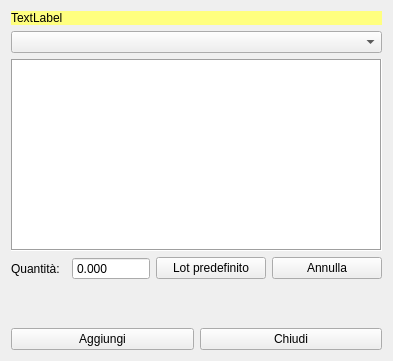
<?xml version="1.0" encoding="UTF-8"?>
<ui version="4.0">
 <class>HAddLotInProduction</class>
 <widget class="QWidget" name="HAddLotInProduction">
  <property name="windowModality">
   <enum>Qt::WindowModal</enum>
  </property>
  <property name="geometry">
   <rect>
    <x>0</x>
    <y>0</y>
    <width>393</width>
    <height>361</height>
   </rect>
  </property>
  <property name="windowTitle">
   <string>Aggiungi componente</string>
  </property>
  <layout class="QVBoxLayout" name="verticalLayout">
   <item>
    <widget class="QLabel" name="lbDesc">
     <property name="styleSheet">
      <string notr="true">background-color: rgb(255, 255, 127);</string>
     </property>
     <property name="text">
      <string>TextLabel</string>
     </property>
    </widget>
   </item>
   <item>
    <widget class="QComboBox" name="cbLastLots"/>
   </item>
   <item>
    <layout class="QHBoxLayout" name="horizontalLayout_3"/>
   </item>
   <item>
    <widget class="QListView" name="lvLastLots">
     <property name="font">
      <font>
       <pointsize>11</pointsize>
      </font>
     </property>
     <property name="frameShape">
      <enum>QFrame::Box</enum>
     </property>
     <property name="editTriggers">
      <set>QAbstractItemView::NoEditTriggers</set>
     </property>
     <property name="alternatingRowColors">
      <bool>true</bool>
     </property>
     <property name="selectionBehavior">
      <enum>QAbstractItemView::SelectRows</enum>
     </property>
    </widget>
   </item>
   <item>
    <layout class="QHBoxLayout" name="horizontalLayout">
     <item>
      <widget class="QLabel" name="label">
       <property name="text">
        <string>Quantità:</string>
       </property>
      </widget>
     </item>
     <item>
      <widget class="QDoubleSpinBox" name="dsbQt">
       <property name="inputMethodHints">
        <set>Qt::ImhDigitsOnly|Qt::ImhFormattedNumbersOnly</set>
       </property>
       <property name="buttonSymbols">
        <enum>QAbstractSpinBox::NoButtons</enum>
       </property>
       <property name="specialValueText">
        <string/>
       </property>
       <property name="showGroupSeparator" stdset="0">
        <bool>true</bool>
       </property>
       <property name="decimals">
        <number>3</number>
       </property>
       <property name="maximum">
        <double>10000000.000000000000000</double>
       </property>
       <property name="value">
        <double>0.000000000000000</double>
       </property>
      </widget>
     </item>
     <item>
      <widget class="QPushButton" name="pbDefaultLot">
       <property name="minimumSize">
        <size>
         <width>110</width>
         <height>0</height>
        </size>
       </property>
       <property name="maximumSize">
        <size>
         <width>110</width>
         <height>16777215</height>
        </size>
       </property>
       <property name="text">
        <string>Lot predefinito</string>
       </property>
       <property name="icon">
        <iconset resource="icons.qrc">
         <normaloff>:/Resources/Flag-green64.png</normaloff>:/Resources/Flag-green64.png</iconset>
       </property>
      </widget>
     </item>
     <item>
      <widget class="QPushButton" name="pbCancel">
       <property name="minimumSize">
        <size>
         <width>110</width>
         <height>0</height>
        </size>
       </property>
       <property name="maximumSize">
        <size>
         <width>110</width>
         <height>16777215</height>
        </size>
       </property>
       <property name="text">
        <string>Annulla</string>
       </property>
       <property name="icon">
        <iconset resource="icons.qrc">
         <normaloff>:/Resources/Flag-red64.png</normaloff>:/Resources/Flag-red64.png</iconset>
       </property>
      </widget>
     </item>
    </layout>
   </item>
   <item>
    <spacer name="verticalSpacer">
     <property name="orientation">
      <enum>Qt::Vertical</enum>
     </property>
     <property name="sizeHint" stdset="0">
      <size>
       <width>20</width>
       <height>40</height>
      </size>
     </property>
    </spacer>
   </item>
   <item>
    <layout class="QHBoxLayout" name="horizontalLayout_2">
     <item>
      <widget class="QPushButton" name="pbAdd">
       <property name="text">
        <string>Aggiungi</string>
       </property>
       <property name="icon">
        <iconset resource="icons.qrc">
         <normaloff>:/Resources/Accept64.png</normaloff>:/Resources/Accept64.png</iconset>
       </property>
      </widget>
     </item>
     <item>
      <widget class="QPushButton" name="pdClose">
       <property name="text">
        <string>Chiudi</string>
       </property>
       <property name="icon">
        <iconset resource="icons.qrc">
         <normaloff>:/Resources/Actions-window-close-icon.png</normaloff>:/Resources/Actions-window-close-icon.png</iconset>
       </property>
      </widget>
     </item>
    </layout>
   </item>
  </layout>
 </widget>
 <resources>
  <include location="icons.qrc"/>
 </resources>
 <connections/>
</ui>
